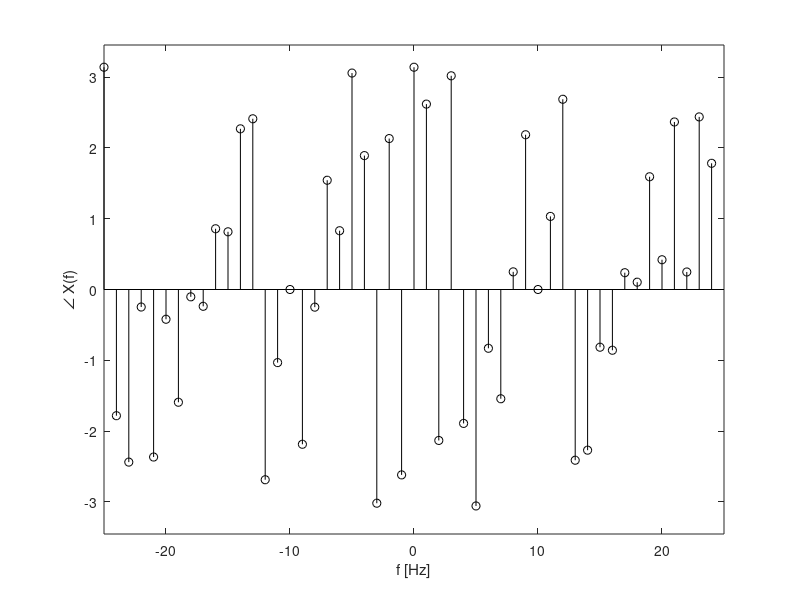

Write MATLAB code to recreate this figure.
T = 1/50; N_0 = 50; n = (0:N_0-1);
x = T*cos(2*pi*10*n*T);
X = fft(x);
f = (0:N_0-1)/(T*N_0);
stem(f,abs(X),'k'); axis([0 50 -.05 0.55]);
# aqui tem o alias em 40Hz
stem(f-1/(T*2),fftshift(abs(X)),'k'); axis([-25 25 -0.5 0.55]);
xlabel('f [Hz]'); ylabel('|X(f)|');
stem(f-1/(T*2),fftshift(angle(X)),'k'); axis([-25 25 -1.1*pi 1.1*pi]);
xlabel('f [Hz]'); ylabel('\angle X(f)');
